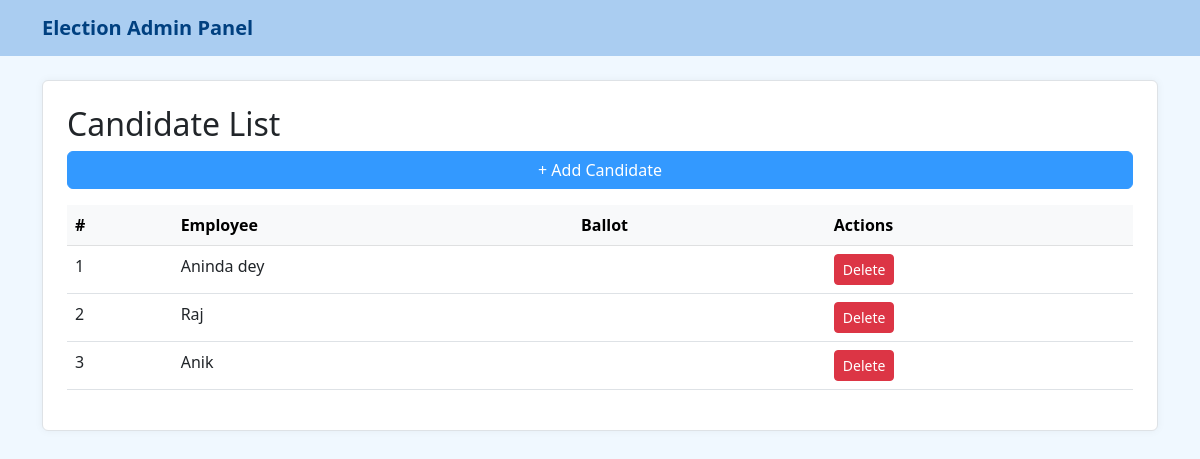
/manage/candidates/, run on the app's committed database.
### core/models.py (models this page shows, shortened)
class BaseModel(models.Model):
    created_user = models.ForeignKey(
        settings.AUTH_USER_MODEL,
        on_delete=models.PROTECT,
        blank=True,
        null=True,
        related_name="%(app_label)s_%(class)s_createdby"
    )
    is_draft = models.BooleanField(_('Is Draft'), default=True)
    is_active = models.BooleanField(_('Is Active'), default=True)
    order = models.CharField(_("Order"), max_length=255, blank=True, null=True)
    display_order = models.CharField(
        _("Display Order"),
        max_length=255,
        blank=True,
        null=True
    )
    is_deleted = models.BooleanField(_('Is Deleted'), default=False)
    created_at = models.DateTimeField(
        _('Created At'),
        auto_now_add=True,
        null=True
    )
    update_user = models.ForeignKey(
        settings.AUTH_USER_MODEL,
        on_delete=models.SET_NULL,
        blank=True,
        null=True,
        related_name=(
            "%(app_label)s_%(class)s_updated"
        )
    )
    last_updated = models.DateTimeField(
        _('Last Updated'), auto_now=True, null=True
    )
    deleted_user = models.ForeignKey(
        settings.AUTH_USER_MODEL,
        on_delete=models.SET_NULL,
        blank=True,
        null=True,
        related_name="%(app_label)s_%(class)s_deleted"
    )
    deleted_at = models.DateTimeField(_('Deleted At'), blank=True, null=True)
    class Meta:
        abstract = True

class Candidate(BaseModel):
    employee = models.ForeignKey(Employee, on_delete=models.CASCADE)
    class Meta:
        unique_together = (
            'employee',
        )  # Optional: one-time candidacy across system

class Employee(BaseModel):
    name = models.CharField(max_length=100)
    phone = models.CharField(max_length=15, unique=True)

### core/views/candidates.py (the view)
class CandidateListView(ListView):
    model = Candidate
    template_name = 'candidate/candidate_list.html'
    context_object_name = 'candidates'

### core/templates/candidate/candidate_list.html (shortened to what this page needs)
{% extends "dashboard/ebase.html" %}
{% block content %}
<div class="card p-4">
    <h2>Candidate List</h2>
    <a href="{% url 'candidate_add' %}" class="btn btn-primary mb-3">+ Add Candidate</a>
    <table class="table table-hover">
        <thead class="table-light">
            <tr>
                <th>#</th>
                <th>Employee</th>
                <th>Ballot</th>
                <th>Actions</th>
            </tr>
        </thead>
        <tbody>
        {% for candidate in candidates %}
            <tr>
                <td>{{ forloop.counter }}</td>
                <td>{{ candidate.employee.name }}</td>
                <td>{{ candidate.ballot.title }}</td>
                <td>
                    <a href="{% url 'candidate_delete' candidate.pk %}" class="btn btn-sm btn-danger">Delete</a>
                </td>
            </tr>
        {% empty %}
            <tr><td colspan="4">No candidates found.</td></tr>
        {% endfor %}
        </tbody>
    </table>
</div>
{% endblock %}

### core/templates/dashboard/ebase.html (style rules this page uses)
body { background-color: #f0f8ff; color: #000; }
.card { background-color: white; border: 1px solid #dee2e6; box-shadow: 0 0 8px rgba(0, 0, 0, 0.05); }
a, a:hover { color: #004080; }
.btn-primary { background-color: #3399ff; border-color: #3399ff; }

### data on the page
Candidate: employee.name "Aninda dey"
Candidate: employee.name "Raj"
Candidate: employee.name "Anik"
